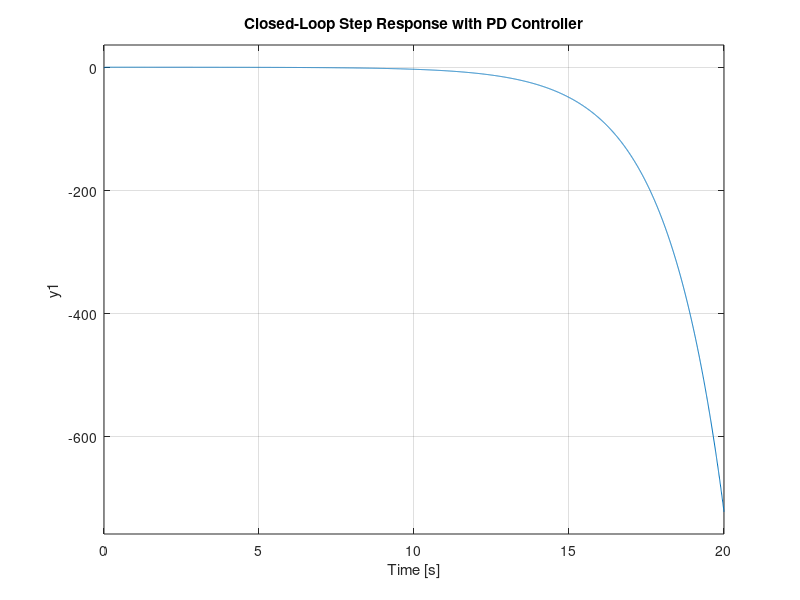

Here is the MATLAB script that generated this plot:
% calculate_pd_gains.m
% General-purpose PD controller design via pole placement

clc; clear;

%% User-defined plant (enter numerator and denominator coefficients)
% Example: G(s) = K / (s + a)
% numG = [0.13345];
% denG = [1, 0.667];
% numG = [-0.5335, 2.206];
% denG = [1, 0.6654, 0.004132];
numG =  [0.5955 1.938 0.5328];
denG = [1 0.9006 0.1659 0.0003742];
numG =[-0.986 1.461];
denG=[1 1.237 0.3881];
numG =[-0.3327 2.514];
denG =[1 0.7054 0.00177];
numG=[-2.053e-05 0.01595];
denG=[1 0.356 0.0007681];
ts = 20; %settling time

G = tf(numG, denG);
disp('Open-loop transfer function G(s):');
G

%% Desired closed-loop specifications
zeta = 0.707;        % Damping ratio (1 = critical damping)
omega_n = 4/ts;     % Natural frequency [rad/s] — affects response speed

% Desired second-order characteristic equation
desired_char_poly = [1, 2*zeta*omega_n, omega_n^2];
disp('Desired characteristic polynomial:');
disp(desired_char_poly);

%% PD controller form: C(s) = Kd*s + Kp

% Let C(s)*G(s) = (Kd*s + Kp)*numG / (s*denG)
% Characteristic equation: denG(s)*s + numG*(Kd*s + Kp) = 0

% Multiply out the terms:
% (s*denG) = [1 0.667] → s*(s + 0.667) = s^2 + 0.667s
% (numG * controller) = 0.13345*(Kd*s + Kp) = [0.13345*Kd, 0.13345*Kp]

% So the characteristic equation becomes:
% s^2 + (0.667 + 0.13345*Kd)s + 0.13345*Kp = desired_char_poly

a1 = denG(2); % 0.667
K = numG(1);  % 0.13345

% Solve equations:
% 0.667 + K*Kd = 2*zeta*omega_n
% K*Kp = omega_n^2

Kd = (2*zeta*omega_n - a1) / K;
Kp = omega_n^2 / K;

%% Display results
fprintf('\nPD Controller Gains:\n');
fprintf('Kp = %.4f\n', Kp);
fprintf('Kd = %.4f\n', Kd);

%% Create PD controller and plot step response
s = tf('s');
C = Kd*s + Kp;

T = feedback(C*G, 1);

figure;
step(T);
title('Closed-Loop Step Response with PD Controller');
grid on;
